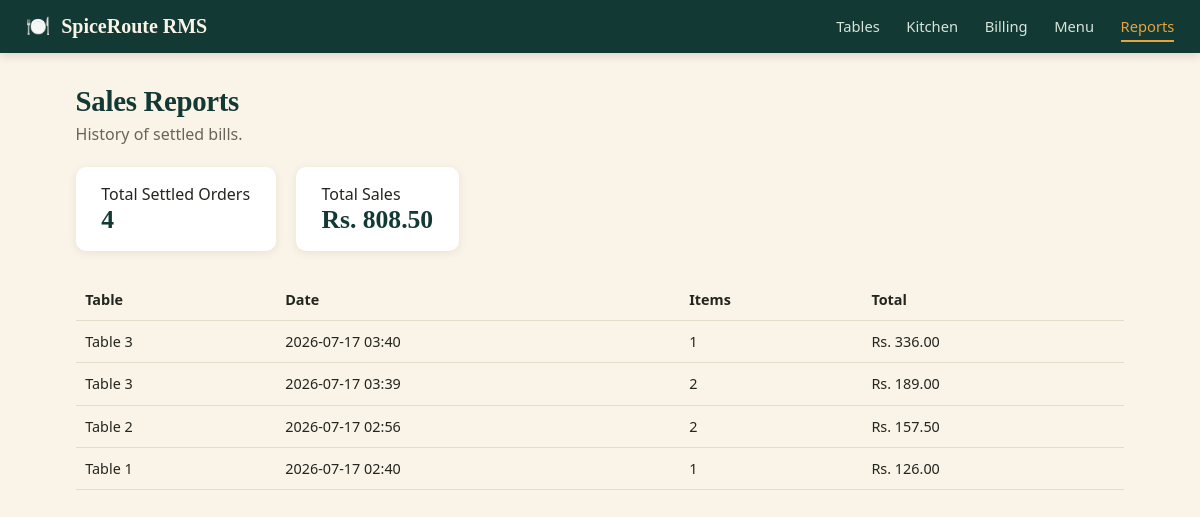
Page /reports on the committed database.
### app.py (models this page shows)
class Order(db.Model):
    id = db.Column(db.Integer, primary_key=True)
    table_id = db.Column(db.Integer, db.ForeignKey("table.id"), nullable=False)
    status = db.Column(db.String(20), default="open")
    created_at = db.Column(db.DateTime, default=datetime.utcnow)
    items = db.relationship("OrderItem", backref="order", lazy=True, cascade="all, delete-orphan")
    @property
    def subtotal(self):
        return sum(i.price_at_order * i.quantity for i in self.items)
    @property
    def tax(self):
        return round(self.subtotal * TAX_RATE, 2)
    @property
    def total(self):
        return round(self.subtotal + self.tax, 2)

class Table(db.Model):
    id = db.Column(db.Integer, primary_key=True)
    number = db.Column(db.Integer, unique=True, nullable=False)
    capacity = db.Column(db.Integer, default=4)
    status = db.Column(db.String(20), default="available")
    orders = db.relationship("Order", backref="table", lazy=True)

class OrderItem(db.Model):
    id = db.Column(db.Integer, primary_key=True)
    order_id = db.Column(db.Integer, db.ForeignKey("order.id"), nullable=False)
    menu_item_id = db.Column(db.Integer, db.ForeignKey("menu_item.id"), nullable=False)
    quantity = db.Column(db.Integer, default=1)
    price_at_order = db.Column(db.Float, nullable=False)
    status = db.Column(db.String(20), default="pending")
    menu_item = db.relationship("MenuItem")

### app.py (the view)
@app.route("/reports")
def reports():
    billed_orders = Order.query.filter_by(status="billed").order_by(Order.created_at.desc()).all()
    total_sales = sum(o.total for o in billed_orders)
    return render_template("reports.html", orders=billed_orders, total_sales=round(total_sales, 2))

### templates/reports.html (shortened to what this page needs)
{% extends "base.html" %}
{% block content %}
<h1>Sales Reports</h1>
<p class="subtitle">History of settled bills.</p>
<div class="summary-card">
  <div>Total Settled Orders</div>
  <div class="big-num">{{ orders|length }}</div>
</div>
<div class="summary-card">
  <div>Total Sales</div>
  <div class="big-num">Rs. {{ "%.2f"|format(total_sales) }}</div>
</div>
{% if orders %}
<table class="order-table wide">
  <thead><tr><th>Table</th><th>Date</th><th>Items</th><th>Total</th></tr></thead>
  <tbody>
    {% for order in orders %}
    <tr>
      <td>Table {{ order.table.number }}</td>
      <td>{{ order.created_at.strftime('%Y-%m-%d %H:%M') }}</td>
      <td>{{ order.items|length }}</td>
      <td>Rs. {{ "%.2f"|format(order.total) }}</td>
    </tr>
    {% endfor %}
  </tbody>
</table>
{% else %}
<p class="empty-state">No settled orders yet.</p>
{% endif %}
{% endblock %}

### static/style.css (style rules this page uses)
:root { --ink: #22261f; --cream: #faf3e7; --panel: #ffffff; --teal: #1b4b43; --teal-dark: #123934; --saffron: #e8a33d; --rust: #b23a2f; --sage: #6b8f71; --line: #e4dcc8; --radius: 10px; --shadow: 0 2px 8px rgba(34,38,31,0.08); }
* { box-sizing: border-box; }
body { margin: 0; font-family: "Segoe UI", -apple-system, BlinkMacSystemFont, sans-serif; background: var(--cream); color: var(--ink); }
h1, h2, h3 { font-family: Georgia, "Times New Roman", serif; font-weight: 700; margin: 0 0 0.4em; color: var(--teal-dark); }
h1 { font-size: 1.8rem; letter-spacing: -0.01em; }
.subtitle { color: #6b6355; margin-top: -0.4em; margin-bottom: 1.4em; }
.order-table { width: 100%; border-collapse: collapse; margin-top: 0.5rem; }
.order-table th, .order-table td { text-align: left; padding: 0.5rem 0.4rem; border-bottom: 1px solid var(--line); font-size: 0.9rem; }
.order-table.wide th, .order-table.wide td { padding: 0.7rem 0.6rem; }
.summary-card { display: inline-flex; flex-direction: column; background: var(--panel); border-radius: var(--radius); box-shadow: var(--shadow); padding: 1rem 1.6rem; margin-right: 1rem; margin-bottom: 1.2rem; }
.summary-card .big-num { font-family: Georgia, serif; font-size: 1.6rem; font-weight: 700; color: var(--teal-dark); }

### rows in the picture
Order: table.number "3", created_at "2026-07-17 03:40", items|length "1"
OrderItem: total "336.00"
Order: table.number "3", created_at "2026-07-17 03:39", items|length "2"
OrderItem: total "189.00"
Order: table.number "2", created_at "2026-07-17 02:56", items|length "2"
OrderItem: total "157.50"
Order: table.number "1", created_at "2026-07-17 02:40", items|length "1"
OrderItem: total "126.00"

### other values in the picture
{{ orders|length }} "4"
{{ "%.2f"|format(total_sales) }} "808.50"
